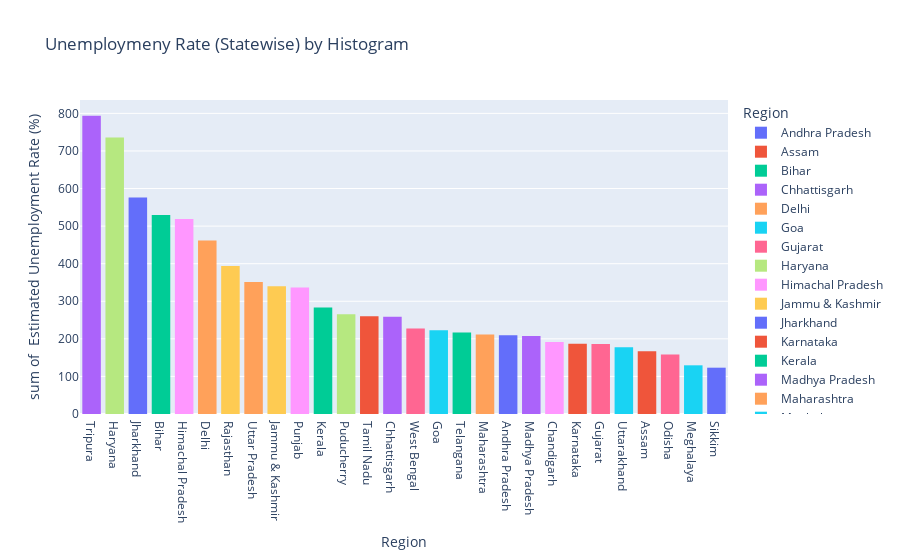

Notebook cell for this chart:
### Markdown cell above
Analyzing Data By Histogram

### Code cell
fg = px.histogram(df,x='Region',y=' Estimated Unemployment Rate (%)',color='Region',
                  title='Unemploymeny Rate (Statewise) by Histogram',template='plotly')
fg.update_layout(xaxis={'categoryorder':'total descending'})
fg.show()

### Figure 1 — Plotly figure (JSON) as saved in the notebook; plotly's stock layout.template omitted (floating-point values rounded to 4 significant figures)
{"data": [{"bingroup": "x", "histfunc": "sum", "hovertemplate": "Region=%{x}<br>sum of  Estimated Unemployment Rate (%)=%{y}<extra></extra>", "legendgroup": "Andhra Pradesh", "marker": {"color": "#636efa", "pattern": {"shape": ""}}, "name": "Andhra Pradesh", "orientation": "v", "showlegend": true, "type": "histogram", "x": ["Andhra Pradesh", "Andhra Pradesh", "Andhra Pradesh", "Andhra Pradesh", "Andhra Pradesh", "Andhra Pradesh", "Andhra Pradesh", "Andhra Pradesh", "Andhra Pradesh", "Andhra Pradesh", "Andhra Pradesh", "Andhra Pradesh", "Andhra Pradesh", "Andhra Pradesh", "Andhra Pradesh", "Andhra Pradesh", "Andhra Pradesh", "Andhra Pradesh", "Andhra Pradesh", "Andhra Pradesh", "Andhra Pradesh", "Andhra Pradesh", "Andhra Pradesh", "Andhra Pradesh", "Andhra Pradesh", "Andhra Pradesh", "Andhra Pradesh", "Andhra Pradesh"], "xaxis": "x", "y": [3.65, 3.05, 3.75, 3.32, 5.17, 3.52, 4.12, 4.38, 4.84, 5.91, 4.06, 16.29, 14.46, 0.85, 6.09, 3.8, 5.64, 4.61, 6.01, 4.7, 7.54, 7.88, 7.11, 5.66, 9.88, 32.3, 24.91, 5.86], "yaxis": "y"}, {"bingroup": "x", "histfunc": "sum", "hovertemplate": "Region=%{x}<br>sum of  Estimated Unemployment Rate (%)=%{y}<extra></extra>", "legendgroup": "Assam", "marker": {"color": "#EF553B", "pattern": {"shape": ""}}, "name": "Assam", "orientation": "v", "showlegend": true, "type": "histogram", "x": ["Assam", "Assam", "Assam", "Assam", "Assam", "Assam", "Assam", "Assam", "Assam", "Assam", "Assam", "Assam", "Assam", "Assam", "Assam", "Assam", "Assam", "Assam", "Assam", "Assam", "Assam", "Assam", "Assam", "Assam", "Assam", "Assam"], "xaxis": "x", "y": [4.29, 5.08, 4.26, 5.79, 4.46, 4.65, 4.66, 4.29, 3.26, 3.77, 9.38, 0.0, 7.87, 9.89, 3.21, 10.39, 9.26, 11.17, 6.31, 5.02, 7.24, 9.98, 10.34, 8.37, 10.77, 3.42], "yaxis": "y"}, {"bingroup": "x", "histfunc": "sum", "hovertemplate": "Region=%{x}<br>sum of  Estimated Unemployment Rate (%)=%{y}<extra></extra>", "legendgroup": "Bihar", "marker": {"color": "#00cc96", "pattern": {"shape": ""}}, "name": "Bihar", "orientation": "v", "showlegend": true, "type": "histogram", "x": ["Bihar", "Bihar", "Bihar", "Bihar", "Bihar", "Bihar", "Bihar", "Bihar", "Bihar", "Bihar", "Bihar", "Bihar", "Bihar", "Bihar", "Bihar", "Bihar", "Bihar", "Bihar", "Bihar", "Bihar", "Bihar", "Bihar", "Bihar", "Bihar", "Bihar", "Bihar", "Bihar", "Bihar"], "xaxis": "x", "y": [9.27, 10.2, 13.44, 11.0, 8.87, 12.47, 12.4, 10.16, 9.13, 9.61, 15.39, 45.09, 47.26, 20.49, 19.9, 13.29, 16.41, 17.66, 20.46, 14.06, 17.62, 14.91, 20.69, 15.11, 15.73, 58.77, 37.87, 12.45], "yaxis": "y"}, {"bingroup": "x", "histfunc": "sum", "hovertemplate": "Region=%{x}<br>sum of  Estimated Unemployment Rate (%)=%{y}<extra></extra>", "legendgroup": "Chhattisgarh", "marker": {"color": "#ab63fa", "pattern": {"shape": ""}}, "name": "Chhattisgarh", "orientation": "v", "showlegend": true, "type": "histogram", "x": ["Chhattisgarh", "Chhattisgarh", "Chhattisgarh", "Chhattisgarh", "Chhattisgarh", "Chhattisgarh", "Chhattisgarh", "Chhattisgarh", "Chhattisgarh", "Chhattisgarh", "Chhattisgarh", "Chhattisgarh", "Chhattisgarh", "Chhattisgarh", "Chhattisgarh", "Chhattisgarh", "Chhattisgarh", "Chhattisgarh", "Chhattisgarh", "Chhattisgarh", "Chhattisgarh", "Chhattisgarh", "Chhattisgarh", "Chhattisgarh", "Chhattisgarh", "Chhattisgarh", "Chhattisgarh", "Chhattisgarh"], "xaxis": "x", "y": [9.82, 6.76, 4.54, 4.64, 8.33, 6.96, 2.77, 6.11, 9.89, 7.89, 7.31, 0.0, 7.64, 10.14, 9.77, 11.77, 8.17, 6.29, 9.46, 10.27, 8.32, 3.57, 9.01, 9.79, 8.21, 20.13, 24.1, 27.07], "yaxis": "y"}, {"bingroup": "x", "histfunc": "sum", "hovertemplate": "Region=%{x}<br>sum of  Estimated Unemployment Rate (%)=%{y}<extra></extra>", "legendgroup": "Delhi", "marker": {"color": "#FFA15A", "pattern": {"shape": ""}}, "name": "Delhi", "orientation": "v", "showlegend": true, "type": "histogram", "x": ["Delhi", "Delhi", "Delhi", "Delhi", "Delhi", "Delhi", "Delhi", "Delhi", "Delhi", "Delhi", "Delhi", "Delhi", "Delhi", "Delhi", "Delhi", "Delhi", "Delhi", "Delhi", "Delhi", "Delhi", "Delhi", "Delhi", "Delhi", "Delhi", "Delhi", "Delhi", "Delhi", "Delhi"], "xaxis": "x", "y": [12.56, 9.33, 11.07, 17.18, 12.5, 15.84, 11.11, 16.97, 13.48, 13.81, 15.18, 20.69, 22.76, 21.14, 12.31, 12.76, 14.68, 13.52, 20.59, 12.41, 16.11, 11.07, 22.45, 14.86, 17.09, 16.51, 45.78, 18.11], "yaxis": "y"}, {"bingroup": "x", "histfunc": "sum", "hovertemplate": "Region=%{x}<br>sum of  Estimated Unemployment Rate (%)=%{y}<extra></extra>", "legendgroup": "Goa", "marker": {"color": "#19d3f3", "pattern": {"shape": ""}}, "name": "Goa", "orientation": "v", "showlegend": true, "type": "histogram", "x": ["Goa", "Goa", "Goa", "Goa", "Goa", "Goa", "Goa", "Goa", "Goa", "Goa", "Goa", "Goa", "Goa", "Goa", "Goa", "Goa", "Goa", "Goa", "Goa", "Goa", "Goa", "Goa", "Goa", "Goa"], "xaxis": "x", "y": [2.91, 5.45, 10.98, 1.98, 3.61, 7.21, 23.71, 3.54, 5.38, 0.0, 15.91, 20.0, 2.75, 13.33, 12.28, 4.9, 3.16, 12.31, 25.2, 16.22, 10.92, 4.31, 4.76, 11.76], "yaxis": "y"}, {"bingroup": "x", "histfunc": "sum", "hovertemplate": "Region=%{x}<br>sum of  Estimated Unemployment Rate (%)=%{y}<extra></extra>", "legendgroup": "Gujarat", "marker": {"color": "#FF6692", "pattern": {"shape": ""}}, "name": "Gujarat", "orientation": "v", "showlegend": true, "type": "histogram", "x": ["Gujarat", "Gujarat", "Gujarat", "Gujarat", "Gujarat", "Gujarat", "Gujarat", "Gujarat", "Gujarat", "Gujarat", "Gujarat", "Gujarat", "Gujarat", "Gujarat", "Gujarat", "Gujarat", "Gujarat", "Gujarat", "Gujarat", "Gujarat", "Gujarat", "Gujarat", "Gujarat", "Gujarat", "Gujarat", "Gujarat", "Gujarat", "Gujarat"], "xaxis": "x", "y": [2.88, 4.77, 4.58, 3.7, 6.29, 4.91, 4.68, 3.46, 5.35, 6.64, 7.59, 12.0, 14.58, 1.41, 4.09, 6.31, 5.15, 4.2, 5.96, 5.45, 7.53, 5.71, 5.82, 6.04, 5.39, 25.94, 11.62, 4.54], "yaxis": "y"}, {"bingroup": "x", "histfunc": "sum", "hovertemplate": "Region=%{x}<br>sum of  Estimated Unemployment Rate (%)=%{y}<extra></extra>", "legendgroup": "Haryana", "marker": {"color": "#B6E880", "pattern": {"shape": ""}}, "name": "Haryana", "orientation": "v", "showlegend": true, "type": "histogram", "x": ["Haryana", "Haryana", "Haryana", "Haryana", "Haryana", "Haryana", "Haryana", "Haryana", "Haryana", "Haryana", "Haryana", "Haryana", "Haryana", "Haryana", "Haryana", "Haryana", "Haryana", "Haryana", "Haryana", "Haryana", "Haryana", "Haryana", "Haryana", "Haryana", "Haryana", "Haryana", "Haryana", "Haryana"], "xaxis": "x", "y": [14.54, 23.08, 16.22, 30.94, 16.36, 24.17, 16.59, 29.56, 16.21, 27.19, 23.92, 41.61, 34.22, 35.57, 24.67, 20.42, 25.45, 24.19, 26.84, 21.04, 27.06, 23.65, 27.24, 23.29, 27.14, 46.89, 38.46, 29.41], "yaxis": "y"}, {"bingroup": "x", "histfunc": "sum", "hovertemplate": "Region=%{x}<br>sum of  Estimated Unemployment Rate (%)=%{y}<extra></extra>", "legendgroup": "Himachal Pradesh", "marker": {"color": "#FF97FF", "pattern": {"shape": ""}}, "name": "Himachal Pradesh", "orientation": "v", "showlegend": true, "type": "histogram", "x": ["Himachal Pradesh", "Himachal Pradesh", "Himachal Pradesh", "Himachal Pradesh", "Himachal Pradesh", "Himachal Pradesh", "Himachal Pradesh", "Himachal Pradesh", "Himachal Pradesh", "Himachal Pradesh", "Himachal Pradesh", "Himachal Pradesh", "Himachal Pradesh", "Himachal Pradesh", "Himachal Pradesh", "Himachal Pradesh", "Himachal Pradesh", "Himachal Pradesh", "Himachal Pradesh", "Himachal Pradesh", "Himachal Pradesh", "Himachal Pradesh", "Himachal Pradesh", "Himachal Pradesh", "Himachal Pradesh", "Himachal Pradesh", "Himachal Pradesh", "Himachal Pradesh"], "xaxis": "x", "y": [13.68, 11.43, 20.59, 18.56, 15.98, 15.81, 22.86, 19.46, 16.67, 15.42, 17.71, 2.13, 25.64, 1.12, 10.88, 21.43, 21.51, 24.48, 12.0, 23.77, 27.27, 25.32, 18.15, 27.31, 26.44, 2.7, 50.0, 10.81], "yaxis": "y"}, {"bingroup": "x", "histfunc": "sum", "hovertemplate": "Region=%{x}<br>sum of  Estimated Unemployment Rate (%)=%{y}<extra></extra>", "legendgroup": "Jammu & Kashmir", "marker": {"color": "#FECB52", "pattern": {"shape": ""}}, "name": "Jammu & Kashmir", "orientation": "v", "showlegend": true, "type": "histogram", "x": ["Jammu & Kashmir", "Jammu & Kashmir", "Jammu & Kashmir", "Jammu & Kashmir", "Jammu & Kashmir", "Jammu & Kashmir", "Jammu & Kashmir", "Jammu & Kashmir", "Jammu & Kashmir", "Jammu & Kashmir", "Jammu & Kashmir", "Jammu & Kashmir", "Jammu & Kashmir", "Jammu & Kashmir", "Jammu & Kashmir", "Jammu & Kashmir", "Jammu & Kashmir", "Jammu & Kashmir", "Jammu & Kashmir", "Jammu & Kashmir", "Jammu & Kashmir"], "xaxis": "x", "y": [12.78, 12.09, 13.67, 11.32, 19.27, 14.73, 22.19, 21.23, 16.0, 2.22, 18.97, 23.04, 19.88, 21.55, 24.06, 14.29, 7.02, 18.54, 19.86, 14.29, 12.96], "yaxis": "y"}, {"bingroup": "x", "histfunc": "sum", "hovertemplate": "Region=%{x}<br>sum of  Estimated Unemployment Rate (%)=%{y}<extra></extra>", "legendgroup": "Jharkhand", "marker": {"color": "#636efa", "pattern": {"shape": ""}}, "name": "Jharkhand", "orientation": "v", "showlegend": true, "type": "histogram", "x": ["Jharkhand", "Jharkhand", "Jharkhand", "Jharkhand", "Jharkhand", "Jharkhand", "Jharkhand", "Jharkhand", "Jharkhand", "Jharkhand", "Jharkhand", "Jharkhand", "Jharkhand", "Jharkhand", "Jharkhand", "Jharkhand", "Jharkhand", "Jharkhand", "Jharkhand", "Jharkhand", "Jharkhand", "Jharkhand", "Jharkhand", "Jharkhand", "Jharkhand", "Jharkhand", "Jharkhand", "Jharkhand"], "xaxis": "x", "y": [7.11, 8.46, 9.98, 12.06, 7.12, 6.57, 8.07, 15.15, 6.16, 9.06, 5.01, 41.72, 55.1, 21.53, 17.23, 20.51, 15.67, 20.25, 21.16, 19.05, 17.34, 22.01, 22.96, 19.67, 16.4, 61.48, 70.17, 19.38], "yaxis": "y"}, {"bingroup": "x", "histfunc": "sum", "hovertemplate": "Region=%{x}<br>sum of  Estimated Unemployment Rate (%)=%{y}<extra></extra>", "legendgroup": "Karnataka", "marker": {"color": "#EF553B", "pattern": {"shape": ""}}, "name": "Karnataka", "orientation": "v", "showlegend": true, "type": "histogram", "x": ["Karnataka", "Karnataka", "Karnataka", "Karnataka", "Karnataka", "Karnataka", "Karnataka", "Karnataka", "Karnataka", "Karnataka", "Karnataka", "Karnataka", "Karnataka", "Karnataka", "Karnataka", "Karnataka", "Karnataka", "Karnataka", "Karnataka", "Karnataka", "Karnataka", "Karnataka", "Karnataka", "Karnataka", "Karnataka", "Karnataka", "Karnataka", "Karnataka"], "xaxis": "x", "y": [5.46, 5.98, 0.52, 0.37, 3.2, 7.13, 1.19, 0.41, 2.57, 4.11, 2.39, 33.17, 23.72, 10.92, 6.56, 5.0, 2.29, 1.27, 3.57, 3.87, 3.44, 1.56, 3.31, 2.88, 4.92, 25.12, 15.88, 6.12], "yaxis": "y"}, {"bingroup": "x", "histfunc": "sum", "hovertemplate": "Region=%{x}<br>sum of  Estimated Unemployment Rate (%)=%{y}<extra></extra>", "legendgroup": "Kerala", "marker": {"color": "#00cc96", "pattern": {"shape": ""}}, "name": "Kerala", "orientation": "v", "showlegend": true, "type": "histogram", "x": ["Kerala", "Kerala", "Kerala", "Kerala", "Kerala", "Kerala", "Kerala", "Kerala", "Kerala", "Kerala", "Kerala", "Kerala", "Kerala", "Kerala", "Kerala", "Kerala", "Kerala", "Kerala", "Kerala", "Kerala", "Kerala", "Kerala", "Kerala", "Kerala", "Kerala", "Kerala", "Kerala", "Kerala"], "xaxis": "x", "y": [6.63, 9.0, 4.95, 10.32, 5.35, 9.14, 5.0, 10.77, 4.11, 8.91, 8.85, 10.71, 23.38, 27.66, 6.11, 6.67, 7.58, 7.69, 5.52, 5.35, 6.71, 7.31, 6.65, 6.08, 9.14, 21.43, 30.28, 12.17], "yaxis": "y"}, {"bingroup": "x", "histfunc": "sum", "hovertemplate": "Region=%{x}<br>sum of  Estimated Unemployment Rate (%)=%{y}<extra></extra>", "legendgroup": "Madhya Pradesh", "marker": {"color": "#ab63fa", "pattern": {"shape": ""}}, "name": "Madhya Pradesh", "orientation": "v", "showlegend": true, "type": "histogram", "x": ["Madhya Pradesh", "Madhya Pradesh", "Madhya Pradesh", "Madhya Pradesh", "Madhya Pradesh", "Madhya Pradesh", "Madhya Pradesh", "Madhya Pradesh", "Madhya Pradesh", "Madhya Pradesh", "Madhya Pradesh", "Madhya Pradesh", "Madhya Pradesh", "Madhya Pradesh", "Madhya Pradesh", "Madhya Pradesh", "Madhya Pradesh", "Madhya Pradesh", "Madhya Pradesh", "Madhya Pradesh", "Madhya Pradesh", "Madhya Pradesh", "Madhya Pradesh", "Madhya Pradesh", "Madhya Pradesh", "Madhya Pradesh", "Madhya Pradesh", "Madhya Pradesh"], "xaxis": "x", "y": [3.63, 4.25, 3.92, 4.94, 3.08, 2.98, 2.72, 2.94, 3.66, 4.42, 1.19, 12.5, 22.46, 6.46, 3.91, 6.38, 7.38, 6.82, 7.0, 4.4, 6.06, 6.2, 5.17, 4.96, 4.8, 11.94, 40.49, 12.72], "yaxis": "y"}, {"bingroup": "x", "histfunc": "sum", "hovertemplate": "Region=%{x}<br>sum of  Estimated Unemployment Rate (%)=%{y}<extra></extra>", "legendgroup": "Maharashtra", "marker": {"color": "#FFA15A", "pattern": {"shape": ""}}, "name": "Maharashtra", "orientation": "v", "showlegend": true, "type": "histogram", "x": ["Maharashtra", "Maharashtra", "Maharashtra", "Maharashtra", "Maharashtra", "Maharashtra", "Maharashtra", "Maharashtra", "Maharashtra", "Maharashtra", "Maharashtra", "Maharashtra", "Maharashtra", "Maharashtra", "Maharashtra", "Maharashtra", "Maharashtra", "Maharashtra", "Maharashtra", "Maharashtra", "Maharashtra", "Maharashtra", "Maharashtra", "Maharashtra", "Maharashtra", "Maharashtra", "Maharashtra", "Maharashtra"], "xaxis": "x", "y": [3.67, 4.34, 3.66, 3.76, 4.4, 3.81, 3.68, 3.03, 3.8, 4.24, 5.38, 25.28, 16.89, 9.4, 6.08, 6.46, 6.35, 7.57, 7.6, 7.51, 7.6, 7.83, 6.67, 5.34, 6.34, 14.99, 15.92, 10.01], "yaxis": "y"}, {"bingroup": "x", "histfunc": "sum", "hovertemplate": "Region=%{x}<br>sum of  Estimated Unemployment Rate (%)=%{y}<extra></extra>", "legendgroup": "Meghalaya", "marker": {"color": "#19d3f3", "pattern": {"shape": ""}}, "name": "Meghalaya", "orientation": "v", "showlegend": true, "type": "histogram", "x": ["Meghalaya", "Meghalaya", "Meghalaya", "Meghalaya", "Meghalaya", "Meghalaya", "Meghalaya", "Meghalaya", "Meghalaya", "Meghalaya", "Meghalaya", "Meghalaya", "Meghalaya", "Meghalaya", "Meghalaya", "Meghalaya", "Meghalaya", "Meghalaya", "Meghalaya", "Meghalaya", "Meghalaya", "Meghalaya", "Meghalaya", "Meghalaya", "Meghalaya", "Meghalaya", "Meghalaya"], "xaxis": "x", "y": [3.16, 4.23, 1.03, 0.52, 0.24, 3.7, 1.5, 1.8, 0.97, 2.76, 1.28, 8.38, 3.73, 1.35, 8.4, 8.66, 4.43, 5.8, 5.3, 7.2, 3.02, 5.21, 4.76, 7.37, 2.8, 17.39, 14.58], "yaxis": "y"}, {"bingroup": "x", "histfunc": "sum", "hovertemplate": "Region=%{x}<br>sum of  Estimated Unemployment Rate (%)=%{y}<extra></extra>", "legendgroup": "Odisha", "marker": {"color": "#FF6692", "pattern": {"shape": ""}}, "name": "Odisha", "orientation": "v", "showlegend": true, "type": "histogram", "x": ["Odisha", "Odisha", "Odisha", "Odisha", "Odisha", "Odisha", "Odisha", "Odisha", "Odisha", "Odisha", "Odisha", "Odisha", "Odisha", "Odisha", "Odisha", "Odisha", "Odisha", "Odisha", "Odisha", "Odisha", "Odisha", "Odisha", "Odisha", "Odisha", "Odisha", "Odisha", "Odisha", "Odisha"], "xaxis": "x", "y": [4.17, 4.71, 3.31, 3.68, 4.31, 4.28, 4.72, 4.67, 1.81, 3.31, 15.09, 24.48, 9.45, 4.59, 2.95, 2.63, 1.78, 3.5, 3.78, 4.5, 2.23, 3.36, 2.28, 2.19, 3.96, 20.5, 10.0, 2.18], "yaxis": "y"}, {"bingroup": "x", "histfunc": "sum", "hovertemplate": "Region=%{x}<br>sum of  Estimated Unemployment Rate (%)=%{y}<extra></extra>", "legendgroup": "Puducherry", "marker": {"color": "#B6E880", "pattern": {"shape": ""}}, "name": "Puducherry", "orientation": "v", "showlegend": true, "type": "histogram", "x": ["Puducherry", "Puducherry", "Puducherry", "Puducherry", "Puducherry", "Puducherry", "Puducherry", "Puducherry", "Puducherry", "Puducherry", "Puducherry", "Puducherry", "Puducherry", "Puducherry", "Puducherry", "Puducherry", "Puducherry", "Puducherry", "Puducherry", "Puducherry", "Puducherry", "Puducherry", "Puducherry", "Puducherry", "Puducherry", "Puducherry"], "xaxis": "x", "y": [0.0, 0.0, 0.0, 4.85, 0.0, 1.18, 0.0, 1.99, 0.58, 1.74, 2.31, 74.51, 1.25, 0.0, 0.0, 8.95, 1.22, 1.17, 1.37, 5.21, 0.57, 1.78, 0.62, 76.74, 75.0, 4.55], "yaxis": "y"}, {"bingroup": "x", "histfunc": "sum", "hovertemplate": "Region=%{x}<br>sum of  Estimated Unemployment Rate (%)=%{y}<extra></extra>", "legendgroup": "Punjab", "marker": {"color": "#FF97FF", "pattern": {"shape": ""}}, "name": "Punjab", "orientation": "v", "showlegend": true, "type": "histogram", "x": ["Punjab", "Punjab", "Punjab", "Punjab", "Punjab", "Punjab", "Punjab", "Punjab", "Punjab", "Punjab", "Punjab", "Punjab", "Punjab", "Punjab", "Punjab", "Punjab", "Punjab", "Punjab", "Punjab", "Punjab", "Punjab", "Punjab", "Punjab", "Punjab", "Punjab", "Punjab", "Punjab", "Punjab"], "xaxis": "x", "y": [9.17, 12.21, 9.64, 6.69, 8.59, 12.56, 7.07, 6.13, 9.69, 10.41, 10.51, 3.69, 40.59, 20.0, 13.49, 13.17, 11.61, 11.99, 15.69, 13.75, 10.39, 11.97, 13.68, 11.99, 9.97, 1.13, 20.54, 10.55], "yaxis": "y"}, {"bingroup": "x", "histfunc": "sum", "hovertemplate": "Region=%{x}<br>sum of  Estimated Unemployment Rate (%)=%{y}<extra></extra>", "legendgroup": "Rajasthan", "marker": {"color": "#FECB52", "pattern": {"shape": ""}}, "name": "Rajasthan", "orientation": "v", "showlegend": true, "type": "histogram", "x": ["Rajasthan", "Rajasthan", "Rajasthan", "Rajasthan", "Rajasthan", "Rajasthan", "Rajasthan", "Rajasthan", "Rajasthan", "Rajasthan", "Rajasthan", "Rajasthan", "Rajasthan", "Rajasthan", "Rajasthan", "Rajasthan", "Rajasthan", "Rajasthan", "Rajasthan", "Rajasthan", "Rajasthan", "Rajasthan", "Rajasthan", "Rajasthan", "Rajasthan", "Rajasthan", "Rajasthan", "Rajasthan"], "xaxis": "x", "y": [4.03, 13.7, 9.7, 12.5, 5.45, 14.66, 10.47, 13.96, 8.0, 14.48, 9.47, 12.25, 10.45, 13.86, 13.62, 14.36, 11.67, 14.71, 12.63, 13.02, 14.3, 18.04, 18.82, 17.02, 18.54, 35.53, 25.35, 13.04], "yaxis": "y"}, {"bingroup": "x", "histfunc": "sum", "hovertemplate": "Region=%{x}<br>sum of  Estimated Unemployment Rate (%)=%{y}<extra></extra>", "legendgroup": "Sikkim", "marker": {"color": "#636efa", "pattern": {"shape": ""}}, "name": "Sikkim", "orientation": "v", "showlegend": true, "type": "histogram", "x": ["Sikkim", "Sikkim", "Sikkim", "Sikkim", "Sikkim", "Sikkim", "Sikkim", "Sikkim", "Sikkim", "Sikkim", "Sikkim", "Sikkim", "Sikkim", "Sikkim", "Sikkim", "Sikkim", "Sikkim"], "xaxis": "x", "y": [5.48, 13.11, 1.0, 0.0, 5.81, 8.2, 7.76, 2.56, 4.82, 4.81, 9.68, 4.04, 7.37, 20.45, 5.77, 19.75, 2.63], "yaxis": "y"}, {"bingroup": "x", "histfunc": "sum", "hovertemplate": "Region=%{x}<br>sum of  Estimated Unemployment Rate (%)=%{y}<extra></extra>", "legendgroup": "Tamil Nadu", "marker": {"color": "#EF553B", "pattern": {"shape": ""}}, "name": "Tamil Nadu", "orientation": "v", "showlegend": true, "type": "histogram", "x": ["Tamil Nadu", "Tamil Nadu", "Tamil Nadu", "Tamil Nadu", "Tamil Nadu", "Tamil Nadu", "Tamil Nadu", "Tamil Nadu", "Tamil Nadu", "Tamil Nadu", "Tamil Nadu", "Tamil Nadu", "Tamil Nadu", "Tamil Nadu", "Tamil Nadu", "Tamil Nadu", "Tamil Nadu", "Tamil Nadu", "Tamil Nadu", "Tamil Nadu", "Tamil Nadu", "Tamil Nadu", "Tamil Nadu", "Tamil Nadu", "Tamil Nadu", "Tamil Nadu", "Tamil Nadu", "Tamil Nadu"], "xaxis": "x", "y": [0.97, 0.92, 6.01, 2.91, 1.71, 1.46, 2.46, 3.73, 1.18, 1.17, 6.36, 53.19, 38.73, 2.06, 0.89, 1.56, 3.18, 9.53, 1.86, 1.13, 2.65, 8.05, 2.05, 3.31, 6.46, 45.55, 25.95, 24.93], "yaxis": "y"}, {"bingroup": "x", "histfunc": "sum", "hovertemplate": "Region=%{x}<br>sum of  Estimated Unemployment Rate (%)=%{y}<extra></extra>", "legendgroup": "Telangana", "marker": {"color": "#00cc96", "pattern": {"shape": ""}}, "name": "Telangana", "orientation": "v", "showlegend": true, "type": "histogram", "x": ["Telangana", "Telangana", "Telangana", "Telangana", "Telangana", "Telangana", "Telangana", "Telangana", "Telangana", "Telangana", "Telangana", "Telangana", "Telangana", "Telangana", "Telangana", "Telangana", "Telangana", "Telangana", "Telangana", "Telangana", "Telangana", "Telangana", "Telangana", "Telangana", "Telangana", "Telangana", "Telangana", "Telangana"], "xaxis": "x", "y": [2.23, 5.92, 2.45, 1.4, 5.49, 7.29, 6.47, 1.35, 5.02, 9.02, 5.63, 4.51, 34.01, 19.3, 1.52, 1.43, 3.73, 4.19, 6.19, 6.74, 5.23, 4.22, 6.49, 6.74, 6.1, 10.5, 36.57, 6.92], "yaxis": "y"}, {"bingroup": "x", "histfunc": "sum", "hovertemplate": "Region=%{x}<br>sum of  Estimated Unemployment Rate (%)=%{y}<extra></extra>", "legendgroup": "Tripura", "marker": {"color": "#ab63fa", "pattern": {"shape": ""}}, "name": "Tripura", "orientation": "v", "showlegend": true, "type": "histogram", "x": ["Tripura", "Tripura", "Tripura", "Tripura", "Tripura", "Tripura", "Tripura", "Tripura", "Tripura", "Tripura", "Tripura", "Tripura", "Tripura", "Tripura", "Tripura", "Tripura", "Tripura", "Tripura", "Tripura", "Tripura", "Tripura", "Tripura", "Tripura", "Tripura", "Tripura", "Tripura", "Tripura", "Tripura"], "xaxis": "x", "y": [29.25, 26.64, 22.47, 25.49, 30.23, 27.54, 25.25, 26.53, 31.91, 26.22, 31.61, 43.64, 14.71, 18.84, 34.69, 25.59, 25.81, 33.45, 33.57, 26.67, 27.15, 33.48, 34.37, 33.88, 25.69, 34.88, 16.78, 27.47], "yaxis": "y"}, {"bingroup": "x", "histfunc": "sum", "hovertemplate": "Region=%{x}<br>sum of  Estimated Unemployment Rate (%)=%{y}<extra></extra>", "legendgroup": "Uttar Pradesh", "marker": {"color": "#FFA15A", "pattern": {"shape": ""}}, "name": "Uttar Pradesh", "orientation": "v", "showlegend": true, "type": "histogram", "x": ["Uttar Pradesh", "Uttar Pradesh", "Uttar Pradesh", "Uttar Pradesh", "Uttar Pradesh", "Uttar Pradesh", "Uttar Pradesh", "Uttar Pradesh", "Uttar Pradesh", "Uttar Pradesh", "Uttar Pradesh", "Uttar Pradesh", "Uttar Pradesh", "Uttar Pradesh", "Uttar Pradesh", "Uttar Pradesh", "Uttar Pradesh", "Uttar Pradesh", "Uttar Pradesh", "Uttar Pradesh", "Uttar Pradesh", "Uttar Pradesh", "Uttar Pradesh", "Uttar Pradesh", "Uttar Pradesh", "Uttar Pradesh", "Uttar Pradesh", "Uttar Pradesh"], "xaxis": "x", "y": [10.26, 11.13, 9.19, 11.47, 6.45, 10.18, 6.94, 8.43, 6.06, 8.12, 9.37, 19.92, 16.89, 8.51, 14.4, 11.62, 11.8, 14.73, 13.58, 10.35, 11.31, 12.37, 12.34, 11.65, 12.32, 26.94, 32.06, 13.05], "yaxis": "y"}, {"bingroup": "x", "histfunc": "sum", "hovertemplate": "Region=%{x}<br>sum of  Estimated Unemployment Rate (%)=%{y}<extra></extra>", "legendgroup": "Uttarakhand", "marker": {"color": "#19d3f3", "pattern": {"shape": ""}}, "name": "Uttarakhand", "orientation": "v", "showlegend": true, "type": "histogram", "x": ["Uttarakhand", "Uttarakhand", "Uttarakhand", "Uttarakhand", "Uttarakhand", "Uttarakhand", "Uttarakhand", "Uttarakhand", "Uttarakhand", "Uttarakhand", "Uttarakhand", "Uttarakhand", "Uttarakhand", "Uttarakhand", "Uttarakhand", "Uttarakhand", "Uttarakhand", "Uttarakhand", "Uttarakhand", "Uttarakhand", "Uttarakhand", "Uttarakhand", "Uttarakhand", "Uttarakhand", "Uttarakhand", "Uttarakhand", "Uttarakhand"], "xaxis": "x", "y": [1.63, 4.65, 5.74, 6.11, 3.47, 4.83, 5.56, 4.52, 4.17, 4.85, 3.66, 3.57, 10.71, 9.17, 4.69, 6.94, 7.43, 9.62, 4.72, 6.34, 7.39, 8.92, 5.28, 8.15, 13.18, 17.36, 5.08], "yaxis": "y"}, {"bingroup": "x", "histfunc": "sum", "hovertemplate": "Region=%{x}<br>sum of  Estimated Unemployment Rate (%)=%{y}<extra></extra>", "legendgroup": "West Bengal", "marker": {"color": "#FF6692", "pattern": {"shape": ""}}, "name": "West Bengal", "orientation": "v", "showlegend": true, "type": "histogram", "x": ["West Bengal", "West Bengal", "West Bengal", "West Bengal", "West Bengal", "West Bengal", "West Bengal", "West Bengal", "West Bengal", "West Bengal", "West Bengal", "West Bengal", "West Bengal", "West Bengal", "West Bengal", "West Bengal", "West Bengal", "West Bengal", "West Bengal", "West Bengal", "West Bengal", "West Bengal", "West Bengal", "West Bengal", "West Bengal", "West Bengal", "West Bengal", "West Bengal"], "xaxis": "x", "y": [6.02, 5.85, 5.62, 5.58, 5.26, 6.78, 5.83, 5.79, 6.79, 3.78, 7.02, 18.32, 18.43, 4.94, 7.25, 7.38, 7.91, 7.27, 7.79, 7.83, 6.61, 7.24, 7.27, 7.55, 6.67, 15.63, 15.22, 9.86], "yaxis": "y"}, {"bingroup": "x", "histfunc": "sum", "hovertemplate": "Region=%{x}<br>sum of  Estimated Unemployment Rate (%)=%{y}<extra></extra>", "legendgroup": "Chandigarh", "marker": {"color": "#FF97FF", "pattern": {"shape": ""}}, "name": "Chandigarh", "orientation": "v", "showlegend": true, "type": "histogram", "x": ["Chandigarh", "Chandigarh", "Chandigarh", "Chandigarh", "Chandigarh", "Chandigarh", "Chandigarh", "Chandigarh", "Chandigarh", "Chandigarh", "Chandigarh", "Chandigarh"], "xaxis": "x", "y": [18.35, 12.4, 21.8, 9.52, 20.14, 13.99, 22.05, 8.33, 20.0, 16.67, 21.43, 7.22], "yaxis": "y"}], "layout": {"barmode": "relative", "legend": {"title": {"text": "Region"}, "tracegroupgap": 0}, "title": {"text": "Unemploymeny Rate (Statewise) by Histogram"}, "xaxis": {"anchor": "y", "categoryarray": ["Andhra Pradesh", "Assam", "Bihar", "Chhattisgarh", "Delhi", "Goa", "Gujarat", "Haryana", "Himachal Pradesh", "Jammu & Kashmir", "Jharkhand", "Karnataka", "Kerala", "Madhya Pradesh", "Maharashtra", "Meghalaya", "Odisha", "Puducherry", "Punjab", "Rajasthan", "Sikkim", "Tamil Nadu", "Telangana", "Tripura", "Uttar Pradesh", "Uttarakhand", "West Bengal", null, "Chandigarh"], "categoryorder": "total descending", "domain": [0, 1], "title": {"text": "Region"}}, "yaxis": {"anchor": "x", "domain": [0, 1], "title": {"text": "sum of  Estimated Unemployment Rate (%)"}}}}
